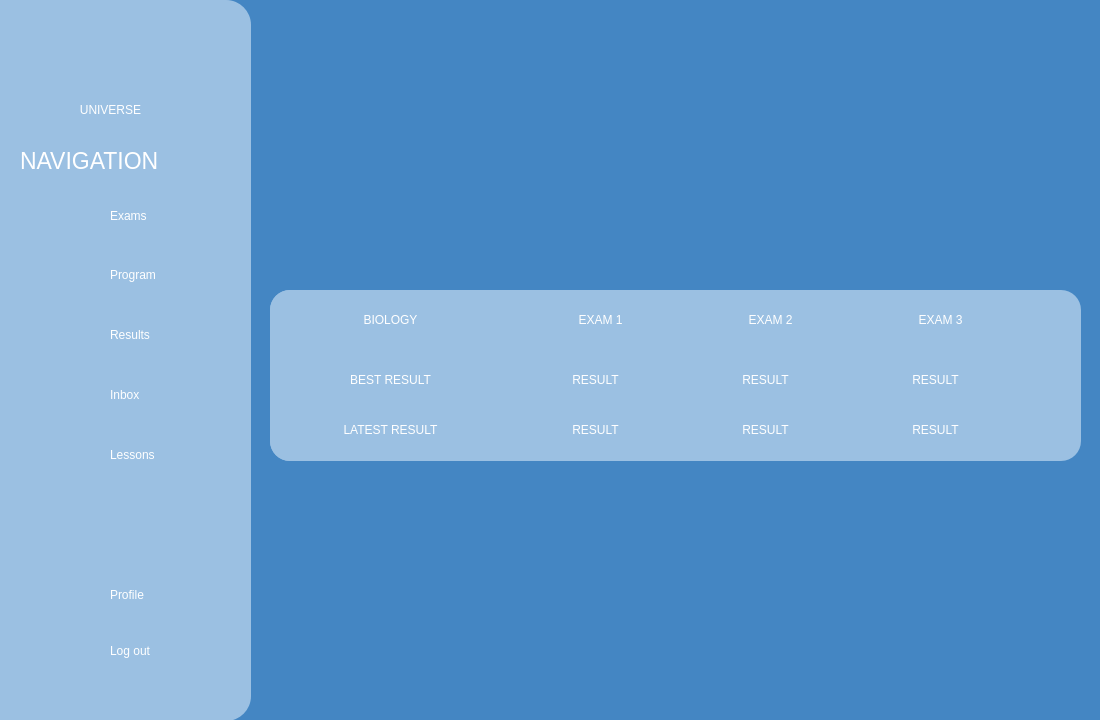
<?xml version="1.0" encoding="UTF-8"?>
<ui version="4.0">
 <class>biologyResults</class>
 <widget class="QWidget" name="biologyResults">
  <property name="geometry">
   <rect>
    <x>0</x>
    <y>0</y>
    <width>1100</width>
    <height>720</height>
   </rect>
  </property>
  <property name="windowTitle">
   <string>Form</string>
  </property>
  <property name="styleSheet">
   <string notr="true">background-color: #4486c3;</string>
  </property>
  <widget class="QFrame" name="biologyBox">
   <property name="geometry">
    <rect>
     <x>270</x>
     <y>290</y>
     <width>811</width>
     <height>171</height>
    </rect>
   </property>
   <property name="styleSheet">
    <string notr="true">background-color:rgb(155, 192, 226);
border:0px;
border-radius: 20px;</string>
   </property>
   <property name="frameShape">
    <enum>QFrame::Shape::StyledPanel</enum>
   </property>
   <property name="frameShadow">
    <enum>QFrame::Shadow::Raised</enum>
   </property>
   <widget class="QLabel" name="biologyTitle">
    <property name="geometry">
     <rect>
      <x>0</x>
      <y>0</y>
      <width>241</width>
      <height>61</height>
     </rect>
    </property>
    <property name="styleSheet">
     <string notr="true">color:white;
font: 32pt &quot;Aura&quot;;</string>
    </property>
    <property name="text">
     <string>&lt;html&gt;&lt;head/&gt;&lt;body&gt;&lt;p align=&quot;center&quot;&gt;BIOLOGY&lt;/p&gt;&lt;/body&gt;&lt;/html&gt;</string>
    </property>
   </widget>
   <widget class="QLabel" name="biologyBestResult">
    <property name="geometry">
     <rect>
      <x>0</x>
      <y>60</y>
      <width>241</width>
      <height>61</height>
     </rect>
    </property>
    <property name="styleSheet">
     <string notr="true">color:white;
font: 20pt &quot;Aura&quot;;</string>
    </property>
    <property name="text">
     <string>&lt;html&gt;&lt;head/&gt;&lt;body&gt;&lt;p align=&quot;center&quot;&gt;BEST RESULT&lt;/p&gt;&lt;/body&gt;&lt;/html&gt;</string>
    </property>
   </widget>
   <widget class="QLabel" name="biologyatestResult">
    <property name="geometry">
     <rect>
      <x>0</x>
      <y>110</y>
      <width>241</width>
      <height>61</height>
     </rect>
    </property>
    <property name="styleSheet">
     <string notr="true">color:white;
font: 20pt &quot;Aura&quot;;</string>
    </property>
    <property name="text">
     <string>&lt;html&gt;&lt;head/&gt;&lt;body&gt;&lt;p align=&quot;center&quot;&gt;LATEST RESULT&lt;/p&gt;&lt;/body&gt;&lt;/html&gt;</string>
    </property>
   </widget>
   <widget class="QLabel" name="biologyExam1">
    <property name="geometry">
     <rect>
      <x>240</x>
      <y>10</y>
      <width>181</width>
      <height>41</height>
     </rect>
    </property>
    <property name="styleSheet">
     <string notr="true">color:white;
font: 20pt &quot;Aura&quot;;</string>
    </property>
    <property name="text">
     <string>&lt;html&gt;&lt;head/&gt;&lt;body&gt;&lt;p align=&quot;center&quot;&gt;EXAM 1&lt;/p&gt;&lt;/body&gt;&lt;/html&gt;</string>
    </property>
   </widget>
   <widget class="QLabel" name="biologyExam2">
    <property name="geometry">
     <rect>
      <x>410</x>
      <y>10</y>
      <width>181</width>
      <height>41</height>
     </rect>
    </property>
    <property name="styleSheet">
     <string notr="true">color:white;
font: 20pt &quot;Aura&quot;;</string>
    </property>
    <property name="text">
     <string>&lt;html&gt;&lt;head/&gt;&lt;body&gt;&lt;p align=&quot;center&quot;&gt;EXAM 2&lt;/p&gt;&lt;/body&gt;&lt;/html&gt;</string>
    </property>
   </widget>
   <widget class="QLabel" name="biologyExam3">
    <property name="geometry">
     <rect>
      <x>580</x>
      <y>0</y>
      <width>181</width>
      <height>61</height>
     </rect>
    </property>
    <property name="styleSheet">
     <string notr="true">color:white;
font: 20pt &quot;Aura&quot;;</string>
    </property>
    <property name="text">
     <string>&lt;html&gt;&lt;head/&gt;&lt;body&gt;&lt;p align=&quot;center&quot;&gt;EXAM 3&lt;/p&gt;&lt;/body&gt;&lt;/html&gt;</string>
    </property>
   </widget>
   <widget class="QLabel" name="bestResultBiologyExam1">
    <property name="geometry">
     <rect>
      <x>280</x>
      <y>70</y>
      <width>91</width>
      <height>41</height>
     </rect>
    </property>
    <property name="styleSheet">
     <string notr="true">color:white;
font: 20pt &quot;Aura&quot;;</string>
    </property>
    <property name="text">
     <string>&lt;html&gt;&lt;head/&gt;&lt;body&gt;&lt;p align=&quot;center&quot;&gt;RESULT&lt;/p&gt;&lt;/body&gt;&lt;/html&gt;</string>
    </property>
   </widget>
   <widget class="QLabel" name="latestResultBiologyExam1">
    <property name="geometry">
     <rect>
      <x>280</x>
      <y>120</y>
      <width>91</width>
      <height>41</height>
     </rect>
    </property>
    <property name="styleSheet">
     <string notr="true">color:white;
font: 20pt &quot;Aura&quot;;</string>
    </property>
    <property name="text">
     <string>&lt;html&gt;&lt;head/&gt;&lt;body&gt;&lt;p align=&quot;center&quot;&gt;RESULT&lt;/p&gt;&lt;/body&gt;&lt;/html&gt;</string>
    </property>
   </widget>
   <widget class="QLabel" name="bestResultBiologyExam2">
    <property name="geometry">
     <rect>
      <x>450</x>
      <y>70</y>
      <width>91</width>
      <height>41</height>
     </rect>
    </property>
    <property name="styleSheet">
     <string notr="true">color:white;
font: 20pt &quot;Aura&quot;;</string>
    </property>
    <property name="text">
     <string>&lt;html&gt;&lt;head/&gt;&lt;body&gt;&lt;p align=&quot;center&quot;&gt;RESULT&lt;/p&gt;&lt;/body&gt;&lt;/html&gt;</string>
    </property>
   </widget>
   <widget class="QLabel" name="latestResultBiologyExam2">
    <property name="geometry">
     <rect>
      <x>450</x>
      <y>120</y>
      <width>91</width>
      <height>41</height>
     </rect>
    </property>
    <property name="styleSheet">
     <string notr="true">color:white;
font: 20pt &quot;Aura&quot;;</string>
    </property>
    <property name="text">
     <string>&lt;html&gt;&lt;head/&gt;&lt;body&gt;&lt;p align=&quot;center&quot;&gt;RESULT&lt;/p&gt;&lt;/body&gt;&lt;/html&gt;</string>
    </property>
   </widget>
   <widget class="QLabel" name="bestResultBiologyExam3">
    <property name="geometry">
     <rect>
      <x>620</x>
      <y>70</y>
      <width>91</width>
      <height>41</height>
     </rect>
    </property>
    <property name="styleSheet">
     <string notr="true">color:white;
font: 20pt &quot;Aura&quot;;</string>
    </property>
    <property name="text">
     <string>&lt;html&gt;&lt;head/&gt;&lt;body&gt;&lt;p align=&quot;center&quot;&gt;RESULT&lt;/p&gt;&lt;/body&gt;&lt;/html&gt;</string>
    </property>
   </widget>
   <widget class="QLabel" name="latestResultBiologyExam3">
    <property name="geometry">
     <rect>
      <x>620</x>
      <y>120</y>
      <width>91</width>
      <height>41</height>
     </rect>
    </property>
    <property name="styleSheet">
     <string notr="true">color:white;
font: 20pt &quot;Aura&quot;;</string>
    </property>
    <property name="text">
     <string>&lt;html&gt;&lt;head/&gt;&lt;body&gt;&lt;p align=&quot;center&quot;&gt;RESULT&lt;/p&gt;&lt;/body&gt;&lt;/html&gt;</string>
    </property>
   </widget>
  </widget>
  <widget class="QFrame" name="frame_2">
   <property name="geometry">
    <rect>
     <x>0</x>
     <y>0</y>
     <width>251</width>
     <height>721</height>
    </rect>
   </property>
   <property name="styleSheet">
    <string notr="true">background-color:rgb(155, 192, 226);
border:0px;
border-top-right-radius: 25px;
border-bottom-right-radius: 25px;</string>
   </property>
   <property name="frameShape">
    <enum>QFrame::Shape::StyledPanel</enum>
   </property>
   <property name="frameShadow">
    <enum>QFrame::Shadow::Raised</enum>
   </property>
   <widget class="QLabel" name="exams_Icon">
    <property name="geometry">
     <rect>
      <x>50</x>
      <y>190</y>
      <width>51</width>
      <height>51</height>
     </rect>
    </property>
    <property name="text">
     <string/>
    </property>
    <property name="pixmap">
     <pixmap>../assets/images/exams_icon.png</pixmap>
    </property>
    <property name="scaledContents">
     <bool>true</bool>
    </property>
   </widget>
   <widget class="QLabel" name="program_Icon">
    <property name="geometry">
     <rect>
      <x>50</x>
      <y>250</y>
      <width>51</width>
      <height>51</height>
     </rect>
    </property>
    <property name="text">
     <string/>
    </property>
    <property name="pixmap">
     <pixmap>../assets/images/program_icon.png</pixmap>
    </property>
    <property name="scaledContents">
     <bool>true</bool>
    </property>
   </widget>
   <widget class="QLabel" name="results_Icon">
    <property name="geometry">
     <rect>
      <x>50</x>
      <y>310</y>
      <width>51</width>
      <height>51</height>
     </rect>
    </property>
    <property name="text">
     <string/>
    </property>
    <property name="pixmap">
     <pixmap>../assets/images/results_icon.png</pixmap>
    </property>
    <property name="scaledContents">
     <bool>true</bool>
    </property>
   </widget>
   <widget class="QLabel" name="inbox_Icon">
    <property name="geometry">
     <rect>
      <x>50</x>
      <y>370</y>
      <width>51</width>
      <height>51</height>
     </rect>
    </property>
    <property name="text">
     <string/>
    </property>
    <property name="pixmap">
     <pixmap>../assets/images/inbox_icon.png</pixmap>
    </property>
    <property name="scaledContents">
     <bool>true</bool>
    </property>
   </widget>
   <widget class="QLabel" name="profile_Icon">
    <property name="geometry">
     <rect>
      <x>50</x>
      <y>570</y>
      <width>51</width>
      <height>51</height>
     </rect>
    </property>
    <property name="text">
     <string/>
    </property>
    <property name="pixmap">
     <pixmap>../assets/images/profile.icon.png</pixmap>
    </property>
    <property name="scaledContents">
     <bool>true</bool>
    </property>
   </widget>
   <widget class="QLabel" name="logout_Icon">
    <property name="geometry">
     <rect>
      <x>50</x>
      <y>630</y>
      <width>51</width>
      <height>51</height>
     </rect>
    </property>
    <property name="text">
     <string/>
    </property>
    <property name="pixmap">
     <pixmap resource="../resources.qrc">:/assets/images/log_out_icon.png</pixmap>
    </property>
    <property name="scaledContents">
     <bool>true</bool>
    </property>
   </widget>
   <widget class="QPushButton" name="logoutButton">
    <property name="geometry">
     <rect>
      <x>110</x>
      <y>620</y>
      <width>101</width>
      <height>61</height>
     </rect>
    </property>
    <property name="styleSheet">
     <string notr="true">font: 15pt &quot;Allerta&quot;;
color:white;
text-align:left;</string>
    </property>
    <property name="text">
     <string>Log out</string>
    </property>
   </widget>
   <widget class="QPushButton" name="examsButton">
    <property name="geometry">
     <rect>
      <x>110</x>
      <y>195</y>
      <width>71</width>
      <height>41</height>
     </rect>
    </property>
    <property name="styleSheet">
     <string notr="true">font: 15pt &quot;Allerta&quot;;
color:white;
text-align:left;</string>
    </property>
    <property name="text">
     <string>Exams</string>
    </property>
   </widget>
   <widget class="QPushButton" name="programButton">
    <property name="geometry">
     <rect>
      <x>110</x>
      <y>260</y>
      <width>111</width>
      <height>29</height>
     </rect>
    </property>
    <property name="whatsThis">
     <string>&lt;html&gt;&lt;head/&gt;&lt;body&gt;&lt;p&gt;sadas&lt;/p&gt;&lt;/body&gt;&lt;/html&gt;</string>
    </property>
    <property name="styleSheet">
     <string notr="true">font: 15pt &quot;Allerta&quot;;
color:white;
text-align:left;</string>
    </property>
    <property name="text">
     <string>Program</string>
    </property>
   </widget>
   <widget class="QPushButton" name="resultsButton">
    <property name="geometry">
     <rect>
      <x>110</x>
      <y>320</y>
      <width>91</width>
      <height>29</height>
     </rect>
    </property>
    <property name="styleSheet">
     <string notr="true">font: 15pt &quot;Allerta&quot;;
color:white;
text-align:left;</string>
    </property>
    <property name="text">
     <string>Results</string>
    </property>
   </widget>
   <widget class="QPushButton" name="inboxButton">
    <property name="geometry">
     <rect>
      <x>110</x>
      <y>380</y>
      <width>71</width>
      <height>29</height>
     </rect>
    </property>
    <property name="styleSheet">
     <string notr="true">font: 15pt &quot;Allerta&quot;;
color:white;
text-align:left;</string>
    </property>
    <property name="text">
     <string>Inbox</string>
    </property>
   </widget>
   <widget class="QPushButton" name="profileButton">
    <property name="geometry">
     <rect>
      <x>110</x>
      <y>580</y>
      <width>86</width>
      <height>29</height>
     </rect>
    </property>
    <property name="styleSheet">
     <string notr="true">font: 15pt &quot;Allerta&quot;;
color:white;
text-align:left;</string>
    </property>
    <property name="text">
     <string>Profile</string>
    </property>
   </widget>
   <widget class="QLabel" name="navigationLabel">
    <property name="geometry">
     <rect>
      <x>20</x>
      <y>130</y>
      <width>231</width>
      <height>61</height>
     </rect>
    </property>
    <property name="styleSheet">
     <string notr="true">font: 17pt;
color:white;</string>
    </property>
    <property name="text">
     <string>NAVIGATION</string>
    </property>
   </widget>
   <widget class="QLabel" name="logoIcon">
    <property name="geometry">
     <rect>
      <x>45</x>
      <y>-10</y>
      <width>141</width>
      <height>141</height>
     </rect>
    </property>
    <property name="text">
     <string/>
    </property>
    <property name="pixmap">
     <pixmap resource="../resources.qrc">:/assets/images/Logo1.png</pixmap>
    </property>
    <property name="scaledContents">
     <bool>true</bool>
    </property>
   </widget>
   <widget class="QLabel" name="label">
    <property name="geometry">
     <rect>
      <x>60</x>
      <y>100</y>
      <width>101</width>
      <height>20</height>
     </rect>
    </property>
    <property name="styleSheet">
     <string notr="true">color:white;
font: 600 12pt &quot;Crimson Text Semibold&quot;;</string>
    </property>
    <property name="text">
     <string>&lt;html&gt;&lt;head/&gt;&lt;body&gt;&lt;p align=&quot;center&quot;&gt;UNIVERSE&lt;/p&gt;&lt;/body&gt;&lt;/html&gt;</string>
    </property>
   </widget>
   <widget class="QLabel" name="lessons_Icon">
    <property name="geometry">
     <rect>
      <x>50</x>
      <y>430</y>
      <width>51</width>
      <height>51</height>
     </rect>
    </property>
    <property name="text">
     <string/>
    </property>
    <property name="pixmap">
     <pixmap resource="../resources.qrc">:/assets/images/lessons_icon.png</pixmap>
    </property>
    <property name="scaledContents">
     <bool>true</bool>
    </property>
   </widget>
   <widget class="QPushButton" name="lessonsButton">
    <property name="geometry">
     <rect>
      <x>110</x>
      <y>440</y>
      <width>101</width>
      <height>29</height>
     </rect>
    </property>
    <property name="styleSheet">
     <string notr="true">font: 15pt &quot;Allerta&quot;;
color:white;
text-align:left;</string>
    </property>
    <property name="text">
     <string>Lessons</string>
    </property>
   </widget>
  </widget>
 </widget>
 <resources>
  <include location="../resources.qrc"/>
 </resources>
 <connections/>
</ui>
